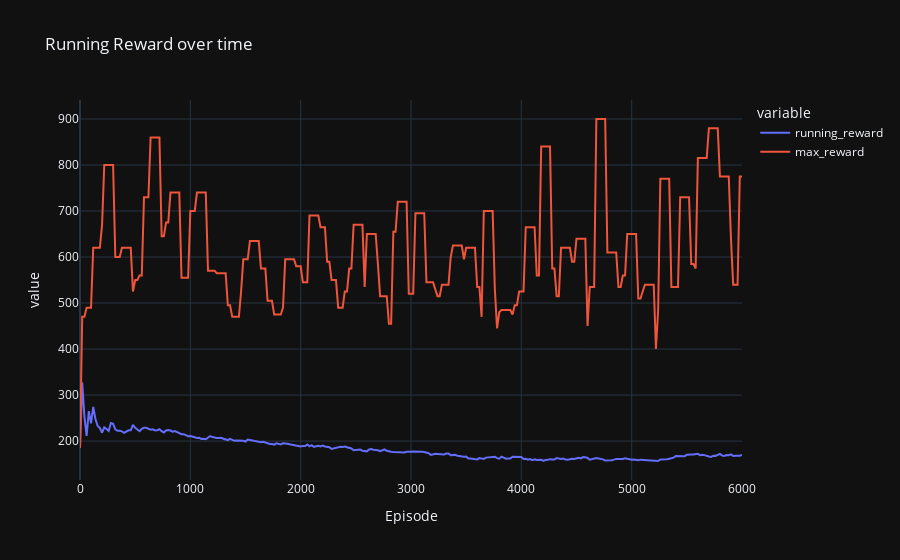

The code cell stored with this chart in its notebook:
### Markdown cell above
### First try at torch

### Code cell
plot_model_stats([
    "./logs/torch/modelstats_16-12.csv",
    "./logs/torch/modelstats_17-12-1.csv",
])

### Figure 1 — Plotly figure (JSON) as saved in the notebook; plotly's stock layout.template omitted (floating-point values rounded to 4 significant figures; data arrays with more than 128 entries replaced by an {"elided": "..."} marker saying what was removed)
{"data": [{"hovertemplate": "<b>%{hovertext}</b><br><br>variable=running_reward<br>Episode=%{x}<br>value=%{y}<extra></extra>", "hovertext": {"elided": "301 int values"}, "legendgroup": "running_reward", "line": {"color": "#636efa", "dash": "solid"}, "marker": {"symbol": "circle"}, "mode": "lines", "name": "running_reward", "orientation": "v", "showlegend": true, "type": "scatter", "x": {"elided": "301 int values"}, "xaxis": "x", "y": {"elided": "301 float values"}, "yaxis": "y"}, {"hovertemplate": "<b>%{hovertext}</b><br><br>variable=max_reward<br>Episode=%{x}<br>value=%{y}<extra></extra>", "hovertext": {"elided": "301 int values"}, "legendgroup": "max_reward", "line": {"color": "#EF553B", "dash": "solid"}, "marker": {"symbol": "circle"}, "mode": "lines", "name": "max_reward", "orientation": "v", "showlegend": true, "type": "scatter", "x": {"elided": "301 int values"}, "xaxis": "x", "y": {"elided": "301 int values"}, "yaxis": "y"}], "layout": {"legend": {"title": {"text": "variable"}, "tracegroupgap": 0}, "title": {"text": "Running Reward over time"}, "xaxis": {"anchor": "y", "domain": [0, 1], "title": {"text": "Episode"}}, "yaxis": {"anchor": "x", "domain": [0, 1], "title": {"text": "value"}}}}
